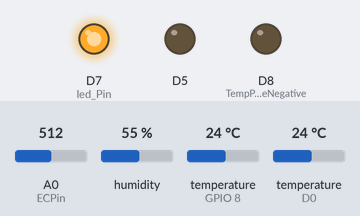
Recording of a sketch running on a simulated ESP8266 (NodeMCU). Parts: output pins drawn as LEDs (lit = HIGH). The inputs (shaded band) are chosen by the test bench; at power-on: A0 (ECPin) = 512, humidity 55 %, temperature (sensors on GPIO 8, D0) 24 °C. Pins used as bus, display or sensor lines are not drawn; what the sketch prints to the serial monitor is not drawn.

Above: at 6.8 s.
Timing chart, 0 to 13.7 s (numbered marks = the images above):
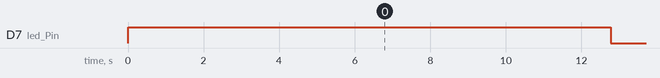

The sketch:

test_ppm.ino
```cpp
#include <OneWire.h>
#include <DallasTemperature.h>
#include <LiquidCrystal.h> //Standard LCD Lbrary
#include <EEPROM.h>        //Standard EEPROM Library
#include "DHT.h"

#define debug(title, msg) { Serial.print(title); Serial.println(msg); }
#define led_Pin 13
#define led_on HIGH
#define led_off LOW
#define DHTPIN  8//chan data noi d1
#define DHTTYPE DHT22 // dung cam bien AM2302

DHT dht(DHTPIN, DHTTYPE);
// #define A0
// #define A1
// #define A4
// #define A5
// #define A6
// #define A7
#define A15 A0  // ECPin
#define A14 D5  // Ground   -
#define A11 D6  // EC Power +

#define TPin    D2  // Temp Data Pin
#define TGround D8  // Temp -
#define TPower  D7  // Temp +

//************************* User Defined Variables ********************************************************//

//##################################################################################
//-----------  Do not Replace R1 with a resistor lower than 300 ohms    ------------
//##################################################################################

int R1 = 1000;
int Ra = 25; //Resitance of Digital Pin, 25 ohms for mega/uno
int ECPin = A15;
int ECGround = A14;
int ECPower = A11;

//************************* User Defined Variables ********************************************************//

//*********** Converting to ppm [Learn to use EC it is much better**************//
// Hana      [USA]         PPMconversion:   0.5
// Eutech    [EU]          PPMconversion:  0.64
//Tranchen   [Australia]   PPMconversion:  0.7
// Why didnt anyone standardise this?

float PPMconversion = 0.7;

//*************Compensating for temperature ************************************//
//The value below will change depending on what chemical solution we are measuring
//0.019 is generaly considered the standard for plant nutrients [google "Temperature compensation EC" for more info
float TemperatureCoef = 0.019; //this changes depending on what chemical we are measuring

//********************** Cell Constant For Ec Measurements *********************//
//Mine was around 2.9 with plugs being a standard size they should all be around the same
//But If you get bad readings you can use the calibration script and fluid to get a better estimate for K
float K = 2.88;

//************ Temp Probe Related *********************************************//
#define ONE_WIRE_BUS TPin               // Data wire For Temp Probe is plugged into pin 10 on the Arduino
const int TempProbePossitive = TPower;  //Temp Probe power connected to pin 9
const int TempProbeNegative = TGround;  //Temp Probe Negative connected to pin 8

//***************************** END Of Recomended User Inputs *****************************************************************//

//********************************************************//

#define ONE_WIRE_BUS 16
OneWire oneWire(ONE_WIRE_BUS);       // Setup a oneWire instance to communicate with any OneWire devices
DallasTemperature sensors(&oneWire); // Pass our oneWire reference to Dallas Temperature.

float Temperature = 10;
float EC = 0;
float EC25 = 0;
int ppm = 0;

float raw = 0;
float Vin = 5;
float Vdrop = 0;
float Rc = 0;
int Readings = 0;

//*********************************Setup - runs Once and sets pins etc ******************************************************//
void setup()
{
  Serial.begin(115200);
  pinMode(TempProbeNegative, OUTPUT);   //seting ground pin as output for tmp probe
  digitalWrite(TempProbeNegative, LOW); //Seting it to ground so it can sink current
  pinMode(TempProbePossitive, OUTPUT);  //ditto but for positive
  digitalWrite(TempProbePossitive, HIGH);

  pinMode(ECPin, INPUT);
  pinMode(ECPower, OUTPUT);    //Setting pin for sourcing current
  pinMode(ECGround, OUTPUT);   //setting pin for sinking current
  digitalWrite(ECGround, LOW); //We can leave the ground connected permanantly

  delay(100); // gives sensor time to settle
  sensors.begin();
  dht.begin();
  delay(100);
  //** Adding Digital Pin Resistance to [25 ohm] to the static Resistor *********//
  // Consult Read-Me for Why, or just accept it as true
  R1 = (R1 + Ra);

  Serial.println("ElCheapo Arduino EC-PPM measurments");
  Serial.println("By: Michael Ratcliffe  Mike@MichaelRatcliffe.com");
  Serial.println("Free software: you can redistribute it and/or modify it under GNU ");
  Serial.println("");
  Serial.println("Make sure Probe and Temp Sensor are in Solution and solution is well mixed");
  Serial.println("");
  Serial.println("Measurments at 5's Second intervals [Dont read Ec morre than once every 5 seconds]:");

  GetEC(); //gets first reading for LCD and then resets max/min
};

//******************************************* End of Setup **********************************************************************//

//************************************* Main Loop - Runs Forever ***************************************************************//
//Moved Heavy Work To subroutines so you can call them from main loop without cluttering the main loop
void loop()
{

  if ((millis() % 10000) <= 1000)
  {
    GetEC(); //Calls Code to Go into GetEC() Loop [Below Main Loop] dont call this more that 1/5 hhz [once every five seconds] or you will polarise the water
    PrintReadings(); // Cals Print routine [below main loop]
  };
  Serial.print((millis() % 10000)/1000);
  Serial.print(".");
  delay(1000);      //Stops us entering the GETEC loop twice
}
//************************************** End Of Main Loop **********************************************************************//

//************ This Loop Is called From Main Loop************************//

void GetEC()
{
  Readings = 1; //makes note of new readings avliable

  sensors.requestTemperatures();            // Send the command to get temperatures
  Temperature = sensors.getTempCByIndex(0); //Stores Value in Variable
  debug("Temperature readed: ", Temperature)

  //************Estimates Resistance of Liquid ****************//
  digitalWrite(ECPower, HIGH);
  raw = analogRead(ECPin);
  raw = analogRead(ECPin); // This is not a mistake, First reading will be low beause if charged a capacitor
  digitalWrite(ECPower, LOW);
  debug("raw:", raw)

  //***************** Converts to EC **************************//
  Vdrop = (Vin * raw) / 1024.0;
  Rc = (Vdrop * R1) / (Vin - Vdrop);
  Rc = Rc - Ra;
  EC = 1000 / (Rc * K);

  //*************Compensating For Temperaure********************//
  EC25 = EC / (1 + TemperatureCoef * (Temperature - 25.0));
  ppm = (EC25) * (PPMconversion * 1000);
  debug("ppm readed: ", EC)
}
//************************** End OF EC Function ***************************//

//***This Loop Is called From Main Loop- Prints to serial usefull info ***//
//dk may bom//
void maybom()
{
  digitalWrite(led_Pin,led_on);
  Serial.print("ON ");
  Serial.println();
  delay(2000);
  digitalWrite(led_Pin,led_off);
  Serial.print("OFF ");
  Serial.println();
  delay(2000);
}
void PrintReadings()
{
  float h = dht.readHumidity();    //Đọc độ ẩm
  float t = dht.readTemperature(); //Đọc nhiệt độ
  Serial.print("Nhiệt độ môi trường: ");
  Serial.print(t);               //Xuất nhiệt độ
  Serial.print(" *C ");
  Serial.print("Độ ẩm: ");
  Serial.print(h);               //Xuất độ ẩm
  Serial.println(" % ");
  Serial.print("Rc: ");
  Serial.print(Rc);
  Serial.print(" EC: ");
  Serial.print(EC25);
  Serial.print(" Simens  ");
  Serial.print(ppm);
  Serial.print(" ppm  ");
  Serial.print("Nhiệt độ nước");
  Serial.print(Temperature);
  Serial.println(" *C ");
  maybom();
  delay(1000);                     //Đợi 1 giây
};
```

Measured:
- by itself, D7 (led_Pin): alternates HIGH for 2.0 s and LOW for 7.8 s
- by itself, everything shown: repeats every 40.1 s, in 8 steps
